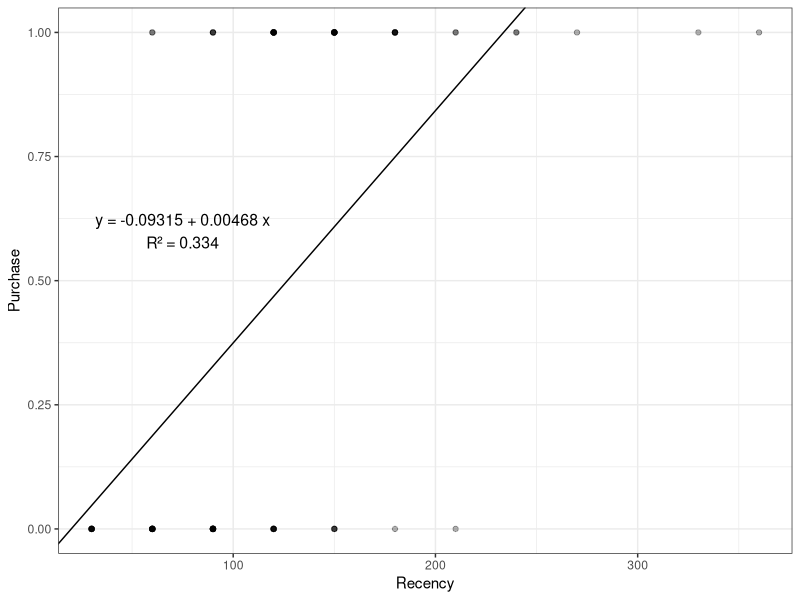

Write R code to recreate this figure.
## ---- chunk 1
library("xtable") # processing of regression output
library("knitr") # used for report compilation and table display
library("ggplot2") # very popular plotting library ggplot2
library("ggthemes") # themes for ggplot2
library("caret") # confusion matrix
library("pROC") # confusion matrix
## ---- chunk 2
Customerdata <- read.csv(file = "Customerdata.csv",row.names=1)
kable(head(Customerdata,5),row.names = TRUE)
## ---- chunk 3
model <- lm(data=Customerdata, Purchase ~ Recency) # note, lm() automatically includes intercept

# coef(model)[1] is beta0
# coef(model)[2] is beta1

p <- ggplot(Customerdata, aes(Recency, Purchase)) + 
  geom_point(alpha=0.3) + # draws points
  theme_bw() # changes visual theme of the plot to make the look cleaner

p + geom_abline(intercept = coef(model)[1], # setting intercept of the line based on beta0
                slope = coef(model)[2]) + # setting slope of the line based on beta1
  # annotating
  annotate(label = sprintf("y = %.5f + %.5f x\nR² = %.3f", coef(model)[1],coef(model)[2],  summary(model)$r.squared), geom = "text", x = 75, y = 0.6, size = 4)

## ---- chunk 4
model <- glm(Purchase~Recency+Frequency+Monetary, data=Customerdata, family = "binomial")
output <- cbind(coef(summary(model))[, 1:4],exp(coef(model)))
colnames(output) <- c("beta","SE","z val.","Pr(>|z|)",'exp(beta)')
kable(output,caption = "Logistic regression estimates")

## ---- chunk 5
# likelihood ratio test
reduced.model <- glm(Purchase ~ 1, data=Customerdata, family = "binomial")
kable(xtable(anova(reduced.model, model, test = "Chisq")),caption = "Likelihood ratio test")

## ---- chunk 6
# calculate logit probabilities for each individual in the data set
Customerdata$Base.Probability <- predict(model, Customerdata, type="response")
kable(head(Customerdata,5),row.names = TRUE)

## ---- chunk 7
# purchase vs. no purchase <-> p>0.5 or p<0.5
Customerdata$Predicted.Purchase <- 1*(Customerdata$Base.Probability>=0.5)
kable(head(Customerdata,5),row.names = TRUE)

## ---- chunk 8
confusionMatrix(factor(Customerdata$Predicted.Purchase),factor(Customerdata$Purchase),positive = "1")

